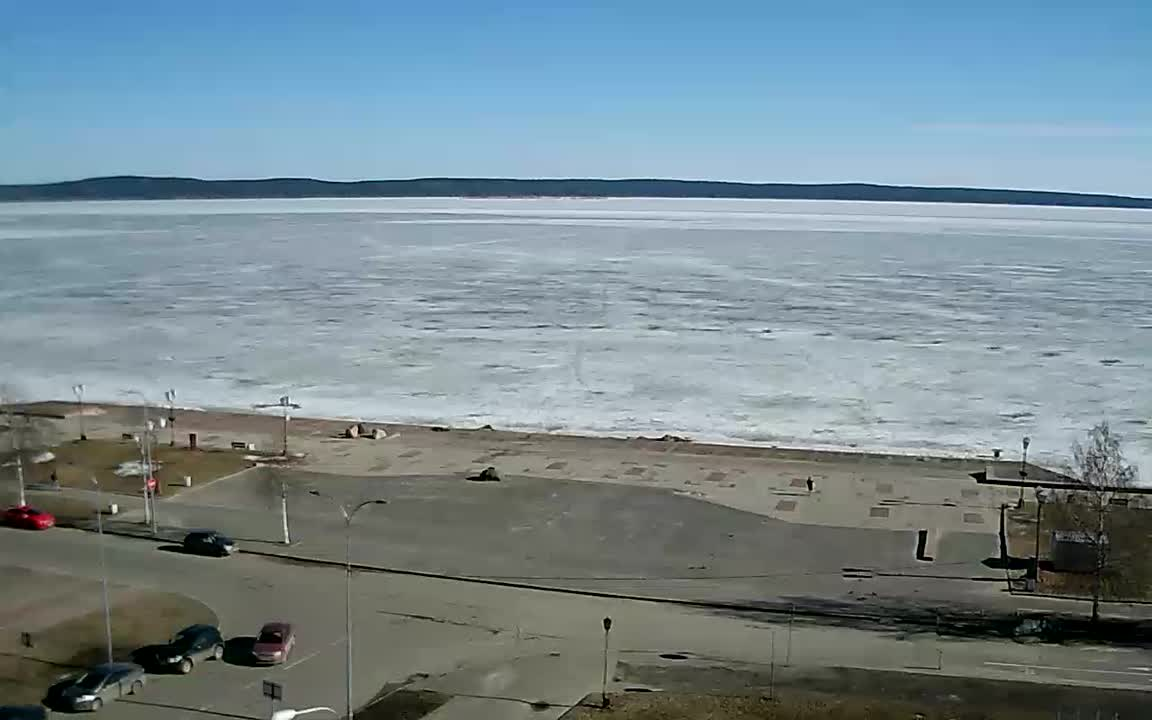
#> input picture pikcha.jpg, 1152 x 720 px
$ python python.py
#> lines starting #> are read from the running program, lines starting #| are printed output that depends on the picture; after the words box and inside, x2 and y2 are one past the last pixel; in counts of white or black regions, pixels touching at a corner belong together
import cv2


img = cv2.imread('pikcha.jpg')
#> img is the input picture: shape (720, 1152, 3); mean B, G, R 145.8, 138.2, 119.8
img2 = cv2.imread('pikcha2.jpg')
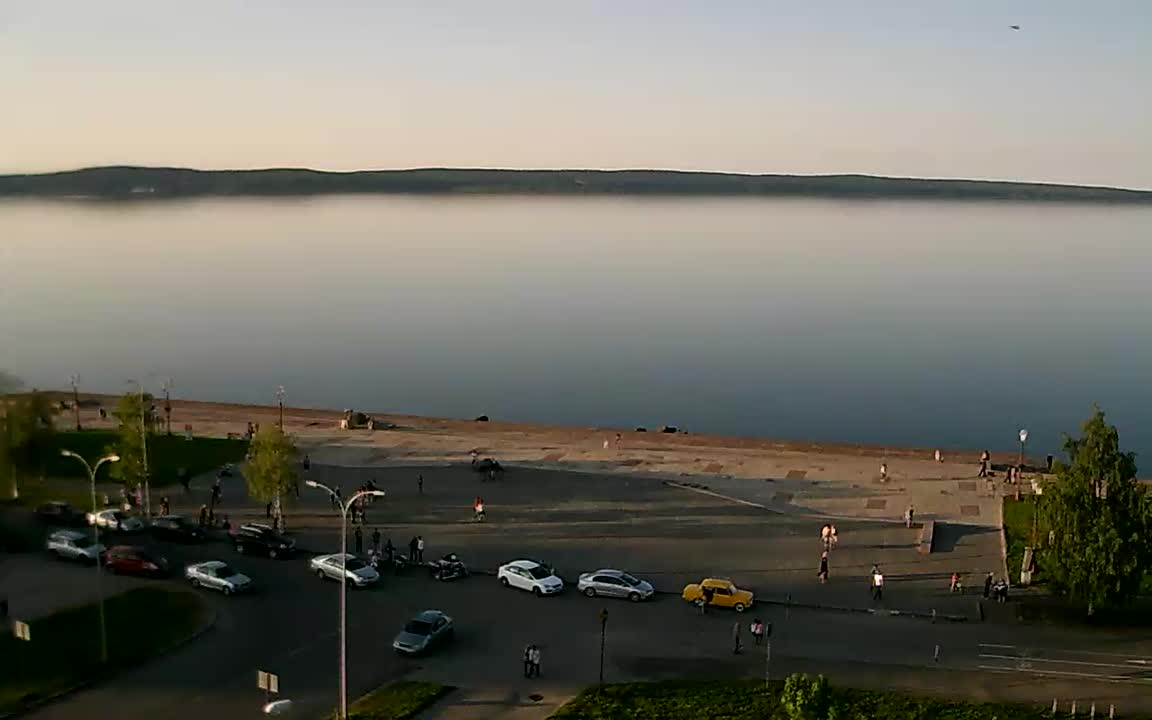
#> input picture pikcha2.jpg, 1152 x 720 px
#> img2 is the input picture: shape (720, 1152, 3); mean B, G, R 102.3, 111.7, 112.9
width = int(img.shape[1])
#> width = 1152
height = int(img.shape[0])
#> height = 720
print(width)
#| 1152
print(height)
#| 720
img = img[180:410, 0:1152]
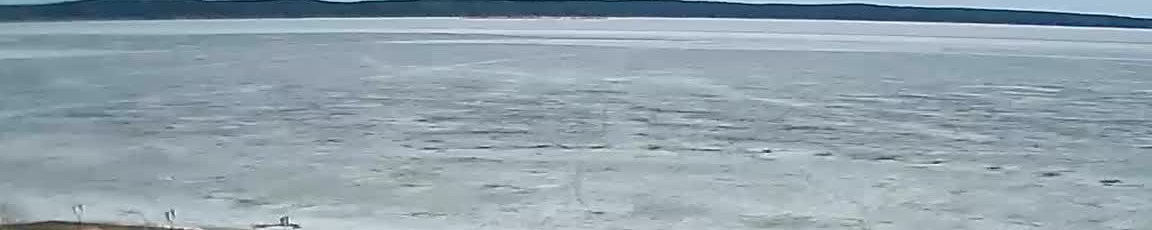
#> img: shape (230, 1152, 3); mean B, G, R 172.4, 162.2, 145.7

cv2.rectangle(img2, (0, 180), (1150, 450), (0, 0, 255), 10)
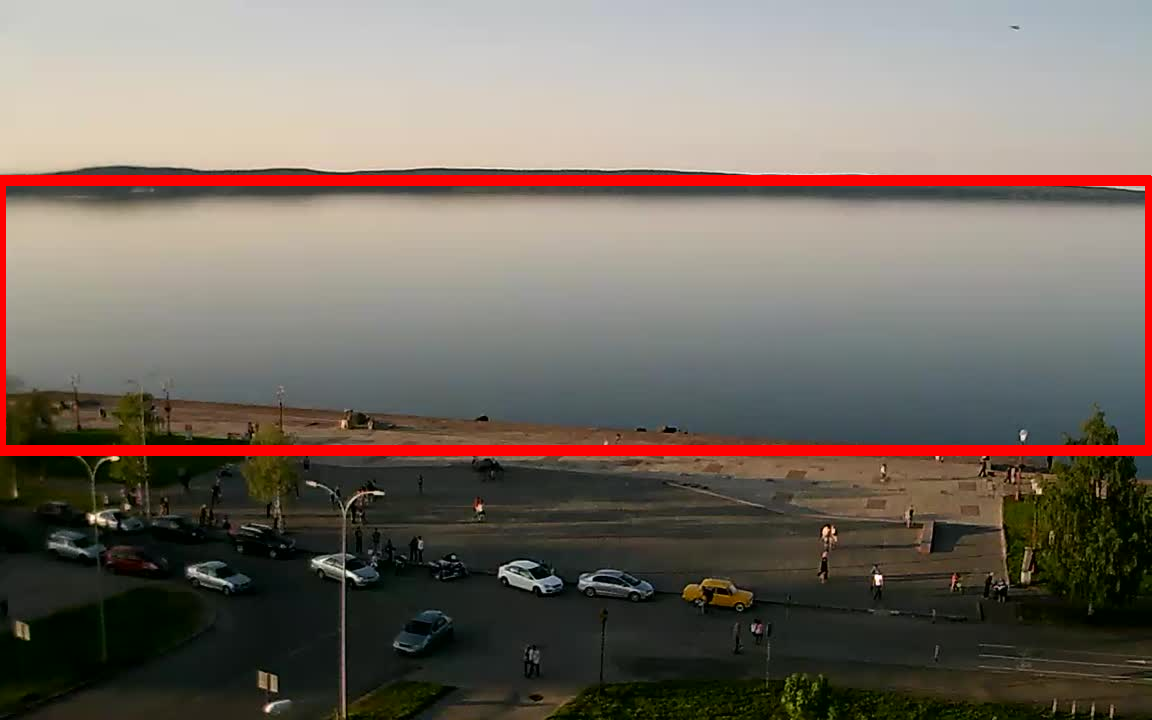
#> img2: shape (720, 1152, 3); 3.46% of pixels changed, all inside (x1, y1, x2, y2) = (0, 175, 1152, 456)

# cv2.imshow("Picture", img)
cv2.imshow("Picture wuth rectangle", img2)
cv2.waitKey(0)
cv2.destroyAllWindows()
